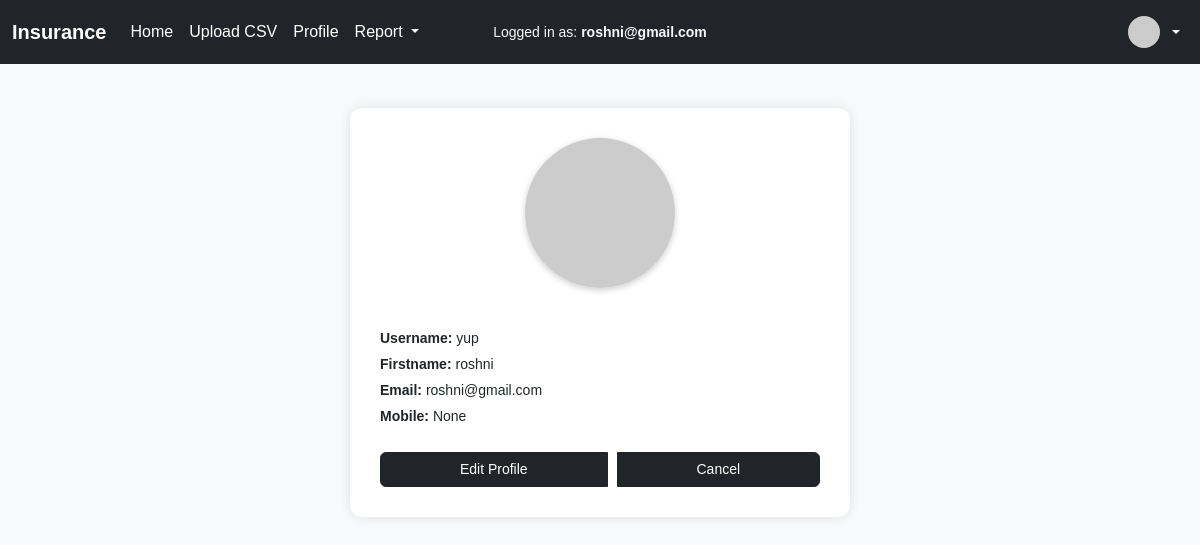
Page /profile/ (signed in) on the committed database.
### myapp/models.py (models this page shows)
class login_tbl(AbstractBaseUser, PermissionsMixin):
    user_id = models.CharField(max_length=50)
    fullname=models.CharField(max_length=200)
    firstname=models.CharField(max_length=200)
    lastname=models.CharField(max_length=25)
    username=models.CharField(max_length=25)
    email=models.EmailField(unique=True)
    password=models.CharField(max_length=100)
    mobile=models.BigIntegerField(null=True,blank=True)
    image=models.ImageField(upload_to='images/')
    is_superuser = models.BooleanField(default=False)
    is_admin=models.BooleanField(default=False)
    block = models.BooleanField(default=False)  # False = not blocked, True = blocked
    USERNAME_FIELD = 'email'
    REQUIRED_FIELDS = []
    objects = LoginManager()

### myapp/views.py (the view)
# urls.py: path('profile/',views.profile,name='profile'),
def profile(request):
    cuser = request.session.get('user')
    if not cuser:
        return redirect('/')  # redirect to login if session expired
    try:
        data = login_tbl.objects.get(email=cuser)
    except login_tbl.DoesNotExist:
        request.session.flush()
        return redirect('dashboard')
    try:
        user_obj = login_tbl.objects.get(email=cuser)
    except User.DoesNotExist:
        user_obj = None
    return render(request, 'profile.html', {
        'cuser': cuser,
        'data': data,
        'user_obj': user_obj,  # ✅ pass the Django User object
    })

### myapp/templates/profile.html (shortened to what this page needs)
<!DOCTYPE html>
<html lang="en">
<head>
	<link href="https://cdn.jsdelivr.net/npm/bootstrap@5.3.0/dist/css/bootstrap.min.css" rel="stylesheet">
</head>
<body>
	{% include "includes/header.html" with cuser=cuser %}
	<li class="nav-item text-white me-3">
		<small class="text-light">Logged in as: <strong>{{ cuser }}</strong></small>
	</li>
	<p style="color:red;">Debug email: {{ cuser }}</p>
	<div class="container section-container">
		<div class="report-container">
			<img src="{% if data.image %}{{ data.image.url }}{% else %}https://i.pravatar.cc/150{% endif %}"
				alt="Profile Image" class="profile-image">
			<div class="profile-info">
				<p><strong>Username:</strong> {{ data.username }}</p>
				<p><strong>Firstname:</strong> {{ data.firstname|default:"-" }}</p>
				<p><strong>Email:</strong> {{ data.email }}</p>
				<p><strong>Mobile:</strong> {{ data.mobile|default:"None" }}</p>
			</div>
			<div class="btn-group">
				<a href="{% url 'editprofile' data.id %}" class="btn btn-dark">Edit Profile</a>
				<a href="/dashboard" class="btn btn-dark">Cancel</a>
			</div>
		</div>
	</div>
</body>
</html>

### myapp/templates/includes/header.html (shortened to what this page needs)
<nav class="navbar navbar-expand-lg navbar-dark bg-dark fixed-top">
  <div class="container-fluid">
    <a class="navbar-brand fw-bold" href="/">Insurance</a>
    <div class="collapse navbar-collapse" id="mainNavbar">
      <ul class="navbar-nav me-auto mb-2 mb-lg-0">
        {% if not allowed_sections or "All menu" in allowed_sections %}
        <li class="nav-item">
          <a class="nav-link" href="/dashboard">Home</a>
        </li>
        {% endif %}
        {% if not allowed_sections or "Import CSV file" in allowed_sections %}
        <li class="nav-item">
          <a class="nav-link" href="/upload">Upload CSV</a>
        </li>
        {% endif %}
        <li class="nav-item">
          <a class="nav-link" href="/profile">Profile</a>
        </li>
        {% if not allowed_sections or "Policy-wise report" in allowed_sections or "Company-wise report" in allowed_sections or "Branch-wise report" in allowed_sections or "New Client report" in allowed_sections or "Product-wise report" in allowed_sections or "Policy History Report-Client wise report" in allowed_sections or "Agent wise Commission report" in allowed_sections %}
        <li class="nav-item dropdown">
          <a class="nav-link dropdown-toggle" href="#" id="reportDropdown" role="button" data-bs-toggle="dropdown"
            aria-expanded="false">
            Report
          </a>
        </li>
        {% endif %}
      </ul>
      <ul class="navbar-nav ms-auto">
        <div class="position-absolute top-50 start-50 translate-middle text-white d-none d-lg-block">
           <small class="text-light">Logged in as: <strong>{{ cuser }}</strong></small>
        </div>
        <li class="nav-item dropdown">
          <a class="nav-link dropdown-toggle d-flex align-items-center" href="#" id="profileDropdown" role="button"
            data-bs-toggle="dropdown" aria-expanded="false">
            <img src="{% if data.image %}{{ data.image.url }}{% else %}https://i.pravatar.cc/100{% endif %}"
              alt="profile" class="rounded-circle me-2" width="32" height="32">
          </a>
        </li>
      </ul>
    </div>
  </div>
</nav>

### myapp/templates/profile.html (style rules this page uses)
body { background-color: #f8f9fa; font-family: Arial, sans-serif; }
.section-container { margin-top: 60px; display: flex; justify-content: center; }
.report-container { background-color: #ffffff; border-radius: 12px; padding: 30px; box-shadow: 0 0 12px rgba(0, 0, 0, 0.1); max-width: 500px; width: 100%; text-align: center; }
.profile-image { width: 150px; height: 150px; object-fit: cover; border-radius: 50%; box-shadow: 0 2px 6px rgba(0, 0, 0, 0.2); margin-bottom: 20px; }
.profile-info { text-align: left; margin-top: 20px; }
.profile-info p { font-size: 14px; margin: 5px 0; }
.btn-group { margin-top: 25px; display: flex; justify-content: center; gap: 10px; flex-wrap: wrap; }
.navbar { background-color: #343a40; }
.navbar .navbar-brand, .navbar .nav-link { color: #fff; }
.btn { font-size: 14px; }

### rows in the picture
login_tbl: email "roshni@gmail.com", username "yup", firstname "roshni", mobile "None"
